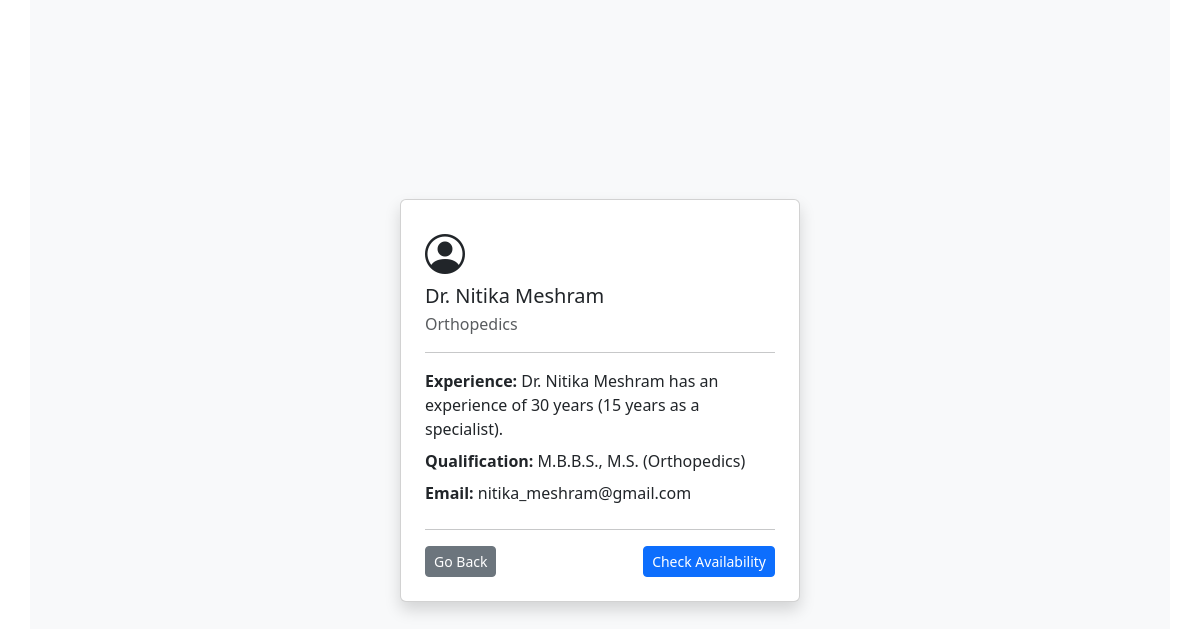
Page /view/doctor?doctor_id=2 (signed in) on the committed database.
### backend/models.py (models this page shows, shortened)
class Doctor(db.Model,UserMixin):
    __tablename__ = "doctor"
    id = db.Column(db.Integer, primary_key = True, autoincrement = True)
    username = db.Column(db.String, unique=True)
    email = db.Column(db.String, unique = True)
    password = db.Column(db.String)
    full_name = db.Column(db.String)
    contact_no = db.Column(db.String)
    status = db.Column(db.Boolean,default=True)
    department_id = db.Column(db.Integer, db.ForeignKey("departments.id"))
    appointments = db.relationship("Appointment",backref="doctor")
    doctor_availability = db.relationship("Doctor_Availability",backref="doctor",cascade="all, delete-orphan")
    qualification= db.Column(db.Text)
    description= db.Column(db.Text)
    @property
    def is_active(self):
        return self.status

class Departments(db.Model):
    __tablename__ = "departments"
    id = db.Column(db.Integer, primary_key = True, autoincrement = True)
    name = db.Column(db.String, unique = True)
    description = db.Column(db.Text)
    doctors = db.relationship("Doctor", backref = "department",cascade="all, delete-orphan")

### backend/routes.py (the view)
@app.route("/view/doctor")
def view_doctor():
    doc_id=request.args.get("doctor_id")
    doctor = Doctor.query.get(doc_id)
    back_url = None
    if isinstance(current_user, Admin):
        back_url = "/dashboard/admin"
    elif isinstance(current_user, Doctor):
        back_url = "/dashboard/doc"
    elif isinstance(current_user, Patient):
        back_url = "/dashboard/patient"
    return render_template("doctor/doctor_details.html", doctor=doctor,back_url=back_url)

### app.py (called while the page is built)
def create_app():
    app = Flask(__name__)
    app.config["SQLALCHEMY_DATABASE_URI"] = "sqlite:///mydb.sqlite3"
    db.init_app(app)
    app.config["SECRET_KEY"] = "mysecretkey"
    loginmanager=LoginManager(app)
    @loginmanager.user_loader
    def load_user(email):
        obj=db.session.query(Doctor).filter_by(email=email).first() or db.session.query(Patient).filter_by(email=email).first() or db.session.query(Admin).filter_by(email=email).first()
        return obj
    app.app_context().push()
    return app

### backend/routes.py (called while the page is built)
@app.before_request
def inactive_users():
    msg = None
    if not current_user.is_authenticated and request.endpoint != "login" and request.endpoint!="register" and request.endpoint!="home":
        if(current_user.is_active == False):
            msg = "You are not allowed to access the application. Please contact administrator."
        logout_user()
        return redirect(url_for("login", msg=msg))

### templates/doctor/doctor_details.html (shortened to what this page needs)
<!DOCTYPE html>
<html lang="en">
<head>
    <link href="https://cdn.jsdelivr.net/npm/bootstrap@5.3.8/dist/css/bootstrap.min.css" rel="stylesheet"
>
    <link rel="stylesheet" href="https://cdn.jsdelivr.net/npm/bootstrap-icons@1.13.1/font/bootstrap-icons.min.css">
</head>
<body>
    <div class="container min-vh-100 d-flex justify-content-center align-items-center bg-light">
        <div class="card shadow p-4" style="width: 400px;">
                <div>
                    <i class="bi bi-person-circle fs-1"></i>
                </div>
                    <div>
                        <h5 class="card-title mb-1">{{ doctor.full_name }}</h5>
                        <p class="text-muted mb-0">{{ doctor.department.name }}</p>
                    </div>
                <hr class="my-3">
                <div class="mb-2">
                    <strong>Experience:</strong> {{ doctor.description }}
                </div>
                <div class="mb-2">
                    <strong>Qualification:</strong> {{ doctor.qualification }}
                </div>
                <div class="mb-2">
                    <strong>Email:</strong> {{ doctor.email }}
                </div>
                <hr class="my-3">
                <div class="d-flex justify-content-between">
                    <a href="/view/department?department_id={{doctor.department.id}}"
                        class="btn btn-sm btn-secondary">Go Back</a>
                    <a href="/check_availability?doc_id={{doctor.id}}" class="btn btn-sm btn-primary">Check Availability</a>
                </div>
            </div>
        </div>
</body>
</html>

### rows in the picture
Doctor: full_name "Dr. Nitika Meshram", description "Dr. Nitika Meshram has an experience of 30 years (15 years as a specialist).", qualification "M.B.B.S., M.S. (Orthopedics)", email "nitika_meshram@gmail.com"
Departments: department.name "Orthopedics"
